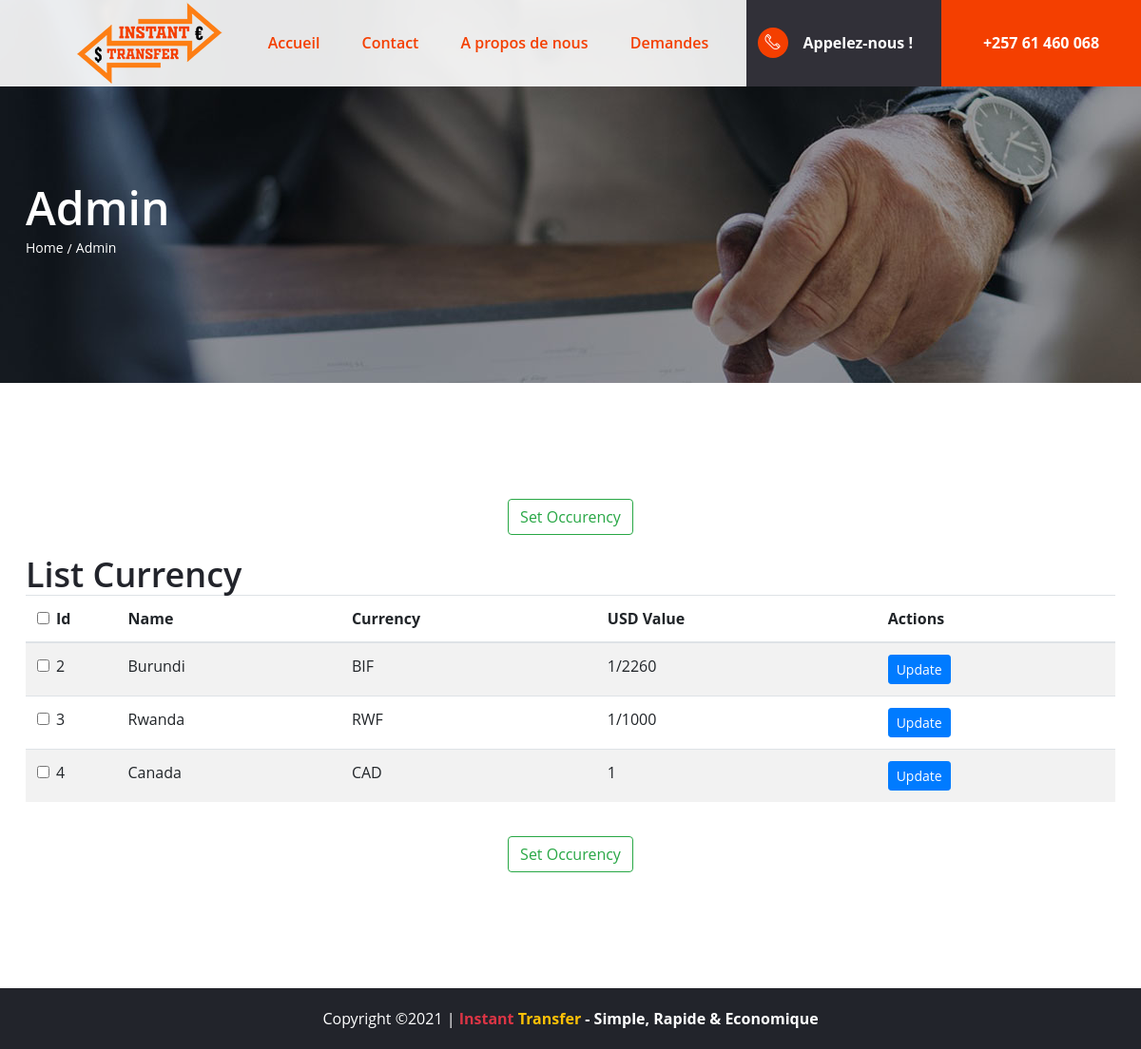
The app's page /converter/cv-admin/ (signed in), older data.
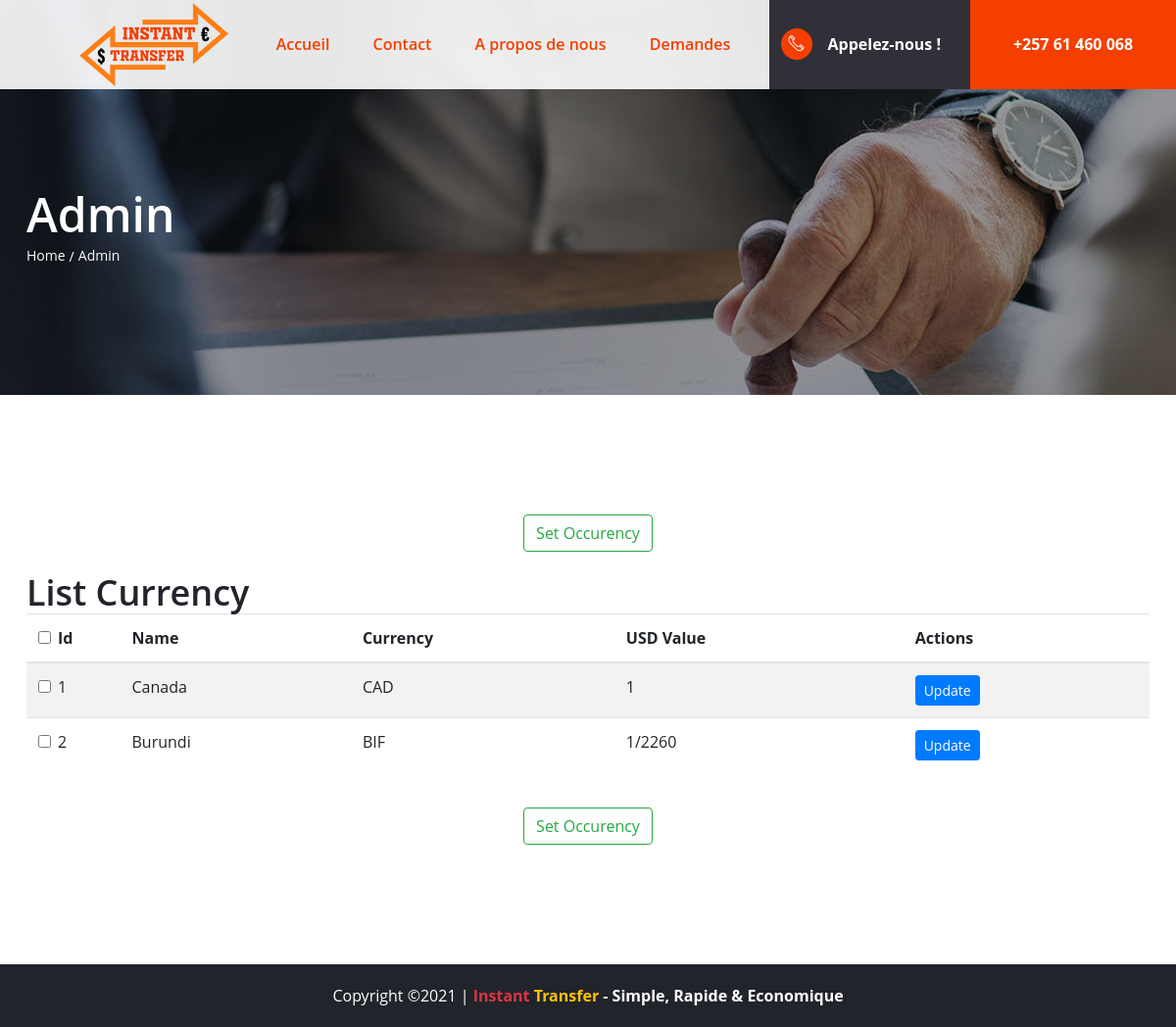
The same page, newer data.
### currencyConverter/models.py (models this page shows, shortened)
class Country(models.Model):
	name = models.CharField(max_length=20)
	currency = models.CharField(max_length=20)
	usd_value = models.CharField(max_length=20)

### currencyConverter/views.py (the view)
# urls.py: path('cv-admin/', views.AdminView, name='admin'),
@login_required(login_url=('login'))
def AdminView(request):
	adm = True
	template = 'admin.html'
	countries = Country.objects.all()
	if 'addCurrency' in request.POST:
		return redirect('addCurrency')
	return render(request, template, locals())

### currencyConverter/templates/admin.html (shortened to what this page needs)
{% extends 'index.html' %}
{% load static %}
{% block banner %}
    <section class="page-top-section set-bg" data-setbg="{% static 'img/page-top-bg/4.jpg' %} ">
        <div class="container">
            <h2>Admin</h2>
            <nav class="site-breadcrumb">
                <a class="sb-item" href="#">Home</a>
                <span class="sb-item active">Admin</span>
            </nav>
        </div>
    </section>
{% endblock banner %}
{% block content %}
<section class="admin-section spad">
    {% if adm %}
	    <div class="container">
	      <div class="row justify-content-center">
	        <div class="col-md-7 heading-section ftco-animate text-center">
	          <div class="card-body m-auto">
	              <form method="post" action=".">
	              	<button type="submit" name="addCurrency" class="btn btn-outline-success">
                            Set Occurency
                    </button>
	              </form>
	          </div>
	        </div>
	      </div>
	    </div>
        <div class="container">
                <div class="table-responsive">
                  <h2 class="sub-header ">List Currency</h2>
                    <table class="table table-striped table-hover">
                      <thead>
                      	<tr>
                            <th >
                                <div class="form-check">
                                    <input type="checkbox" class="form-check-input checkAll">
                                    <label class="form-check-label">Id</label>
                                </div>
                            </th>
                            <th>Name</th>
                            <th>Currency</th>
                            <th>USD Value</th>
                            <th>Actions</th>
                        </tr>
                      </thead>
                      <tbody>
                        {% for country in countries %}
        	                <tr>
        	                    <td class="col-md-1">
        	                        <div class="form-check">
        	                            <input type="checkbox" class="form-check-input">
        	                            <label class="form-check-label">{{ country.id }}</label>
        	                        </div>
        	                    </td>
        	                    <td >{{ country.name }}</td>
        	                    <td >{{ country.currency }}</td>
        	                    <td >{{ country.usd_value }}</td>
        	                    <td >
        	                        <a type="button" href="{% url 'update' country.id %}" class="btn btn-primary btn-sm">Update</a>
        	                    </td>
        	                </tr>
        	               {% endfor %}
                      </tbody>
                    </table>
                </div>
        </div>
    	<div class="section " >
    	    <div class="container">
    	      <div class="row justify-content-center">
    	        <div class="col-md-7 heading-section ftco-animate text-center">
    	          <div class="card-body m-auto">
    	              <form method="post" action=".">
                            <button type="submit" name="addCurrency" class="btn btn-outline-success">
                                Set Occurency
                            </button>
    	              </form>
    	          </div>
    	        </div>
    	      </div>
    	    </div>
        </div>
    {% endif %}
</section>
{% endblock content %}

### currencyConverter/templates/index.html (shortened to what this page needs)
{% load static %}
<!DOCTYPE html>
<html lang="zxx">
<head>
	<link rel="stylesheet" href=" {% static 'css/bootstrap.min.css' %} "/>
	<link rel="stylesheet" href=" {% static 'css/font-awesome.min.css' %} "/>
	<link rel="stylesheet" href=" {% static 'css/owl.carousel.min.css' %} "/>
	<link rel="stylesheet" href=" {% static 'css/flaticon.css' %} "/>
	<link rel="stylesheet" href=" {% static 'css/slicknav.min.css' %} "/>
	<link rel="stylesheet" href=" {% static 'css/style.css' %} "/>
</head>
<body>
	{% block header %}
	<header class="header-section">
		<a href="/" class="site-logo">
			<img src=" {% static 'img/logo--5.png' %} " alt="">
		</a>
		<nav class="header-nav">
			<ul class="main-menu">
				<li><a href="{% url 'home' %}" class="active">Accueil</a></li>
				<li><a href="{% url 'contact' %}">Contact</a></li>
				<li><a href="{% url 'about' %}">A propos de nous</a></li>
				{% if user.is_authenticated and user.is_superuser %}
					<li><a href="{% url 'requests' %}">Demandes</a></li>
				{% endif %}
			</ul>
			<div class="header-right">
				<a href="#" class="hr-btn"><i class="flaticon-029-telephone-1"></i>Appelez-nous !</a>
				<div class="hr-btn hr-btn-2">+257 61 460 068</div>
			</div>
		</nav>
	</header>
	{% endblock header %}
	{% block banner %}
	{% endblock banner %}
	{% block content %}{% endblock content %}
	<footer class="footer-section">
		<div class="container">
			<div class="text-center">
			<span class="text-white text-center text-footer">
			Copyright &copy;<script>document.write(new Date().getFullYear());</script> | <strong ><span class="text-danger">Instant</span> <span class="text-warning">Transfer</span> - Simple, Rapide & Economique</strong>
			</span>
			</div>
		</div>
	</footer>
	</body>
</html>

### currencyConverter/static/css/style.css (style rules this page uses)
html, body { height: 100%; font-family: "Open Sans", sans-serif; -webkit-font-smoothing: antialiased; font-smoothing: antialiased; }
h1, h2, h3, h4, h5, h6 { margin: 0; color: #22242b; font-weight: 600; }
h2 { font-size: 36px; }
img { max-width: 100%; }
ul, ol { padding: 0; margin: 0; }
.set-bg { background-repeat: no-repeat; background-size: cover; background-position: top center; }
.spad { padding-top: 102px; padding-bottom: 102px; }
.text-white h1, .text-white h2, .text-white h3, .text-white h4, .text-white h5, .text-white h6, .text-white p, .text-white span, .text-white li, .text-white a { color: #fff; }
.header-section { position: absolute; width: 100%; left: 0; top: 0; padding-left: 53px; background: rgba(255, 255, 255,0.9); z-index: 999; }
.header-nav { text-align: right; }
.site-logo { float: left; display: inline-block; }
.main-menu { display: inline-block; padding-right: 50px; }
.main-menu li { display: inline-block; position: relative; }
.main-menu li a { display: block; font-size: 16px; color: #f43f00; font-weight: 600; padding: 33px 5px; margin-right: 55px; }
.main-menu li a:hover, .main-menu li a.active { color: #f43f00; }
.header-right { display: -webkit-inline-box; display: -ms-inline-flexbox; display: inline-flex; }
.header-right .hr-btn { color: #fff; font-size: 16px; font-weight: 700; background: #313038; padding: 36px 30px 36px 60px; line-height: 1.2; position: relative; }
.header-right .hr-btn i { position: absolute; width: 32px; height: 32px; top: 29px; left: 12px; display: inline-block; text-align: center; background: #f43f00; border-radius: 50%; font-size: 16px; font-weight: 300; padding-top: 6px; margin-right: 16px; }
.header-right .hr-btn.hr-btn-2 { background: #f43f00; padding: 36px 20px; min-width: 236px; text-align: center; }
.footer-section { padding: 20px; background: #22242b; }
.page-top-section { height: 403px; padding-top: 190px; }
.page-top-section h2 { font-size: 48px; color: #fff; }
.site-breadcrumb .sb-item { font-size: 14px; color: #fff; position: relative; padding-right: 9px; }
.site-breadcrumb .sb-item:after { position: absolute; content: "/"; font-size: 14px; color: #fff; right: 0; top: 0; }
.site-breadcrumb .sb-item:last-child:after { display: none; }
@media (min-width: 1200px) { .container { max-width: 1176px; } }
@media only screen and (min-width: 1200px) and (max-width: 1360px) { .main-menu { padding-right: 0; } }
@media only screen and (min-width: 1200px) and (max-width: 1360px) { .main-menu li a { margin-right: 30px; } }
@media only screen and (min-width: 1200px) and (max-width: 1360px) { .header-right .hr-btn.hr-btn-2 { min-width: 210px; } }
.text-footer { text-align: right; }

Row changes from the older to the newer data that the page shows:
removed Country: id "3", name "Rwanda", currency "RWF", usd_value "1/1000"
removed Country: id "4", name "Canada", currency "CAD", usd_value "1"
added Country: id "1", name "Canada", currency "CAD", usd_value "1"
